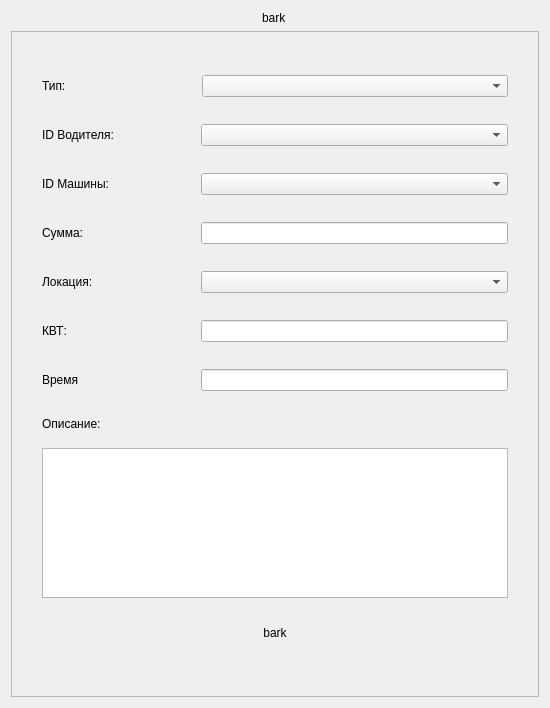
<?xml version="1.0" encoding="UTF-8"?>
<ui version="4.0">
 <class>addupdatewindowEvents</class>
 <widget class="QWidget" name="addupdatewindowEvents">
  <property name="geometry">
   <rect>
    <x>0</x>
    <y>0</y>
    <width>550</width>
    <height>708</height>
   </rect>
  </property>
  <property name="minimumSize">
   <size>
    <width>550</width>
    <height>0</height>
   </size>
  </property>
  <property name="windowTitle">
   <string>ECO TAXI</string>
  </property>
  <layout class="QVBoxLayout" name="verticalLayout_2">
   <item alignment="Qt::AlignHCenter">
    <widget class="QLabel" name="Header">
     <property name="text">
      <string>bark</string>
     </property>
    </widget>
   </item>
   <item>
    <widget class="QFrame" name="frame">
     <property name="minimumSize">
      <size>
       <width>450</width>
       <height>0</height>
      </size>
     </property>
     <property name="frameShape">
      <enum>QFrame::StyledPanel</enum>
     </property>
     <property name="frameShadow">
      <enum>QFrame::Raised</enum>
     </property>
     <layout class="QVBoxLayout" name="verticalLayout">
      <property name="spacing">
       <number>5</number>
      </property>
      <property name="leftMargin">
       <number>30</number>
      </property>
      <property name="topMargin">
       <number>30</number>
      </property>
      <property name="rightMargin">
       <number>30</number>
      </property>
      <property name="bottomMargin">
       <number>30</number>
      </property>
      <item>
       <widget class="QFrame" name="TypeFrame">
        <property name="minimumSize">
         <size>
          <width>0</width>
          <height>40</height>
         </size>
        </property>
        <property name="maximumSize">
         <size>
          <width>16777215</width>
          <height>40</height>
         </size>
        </property>
        <layout class="QHBoxLayout" name="NameLayout" stretch="1,2">
         <property name="spacing">
          <number>7</number>
         </property>
         <property name="leftMargin">
          <number>0</number>
         </property>
         <property name="topMargin">
          <number>0</number>
         </property>
         <property name="rightMargin">
          <number>0</number>
         </property>
         <property name="bottomMargin">
          <number>0</number>
         </property>
         <item>
          <widget class="QLabel" name="TypeLabel">
           <property name="minimumSize">
            <size>
             <width>0</width>
             <height>28</height>
            </size>
           </property>
           <property name="text">
            <string>Тип:</string>
           </property>
          </widget>
         </item>
         <item>
          <widget class="QComboBox" name="TypeBox"/>
         </item>
        </layout>
       </widget>
      </item>
      <item>
       <widget class="QFrame" name="DriverIdFrame">
        <property name="minimumSize">
         <size>
          <width>0</width>
          <height>40</height>
         </size>
        </property>
        <property name="maximumSize">
         <size>
          <width>16777215</width>
          <height>40</height>
         </size>
        </property>
        <layout class="QHBoxLayout" name="TitleLayout" stretch="1,2">
         <property name="leftMargin">
          <number>0</number>
         </property>
         <property name="topMargin">
          <number>0</number>
         </property>
         <property name="rightMargin">
          <number>0</number>
         </property>
         <property name="bottomMargin">
          <number>0</number>
         </property>
         <item>
          <widget class="QLabel" name="DriverIdLabel">
           <property name="minimumSize">
            <size>
             <width>0</width>
             <height>28</height>
            </size>
           </property>
           <property name="text">
            <string>ID Водителя:</string>
           </property>
          </widget>
         </item>
         <item>
          <widget class="QComboBox" name="DriverIdBox"/>
         </item>
        </layout>
       </widget>
      </item>
      <item>
       <widget class="QFrame" name="CarIdFrame">
        <property name="minimumSize">
         <size>
          <width>0</width>
          <height>40</height>
         </size>
        </property>
        <property name="maximumSize">
         <size>
          <width>16777215</width>
          <height>40</height>
         </size>
        </property>
        <layout class="QHBoxLayout" name="IdLayout" stretch="1,2">
         <property name="leftMargin">
          <number>0</number>
         </property>
         <property name="topMargin">
          <number>0</number>
         </property>
         <property name="rightMargin">
          <number>0</number>
         </property>
         <property name="bottomMargin">
          <number>0</number>
         </property>
         <item>
          <widget class="QLabel" name="CarIdLabel">
           <property name="minimumSize">
            <size>
             <width>0</width>
             <height>28</height>
            </size>
           </property>
           <property name="text">
            <string>ID Машины:</string>
           </property>
          </widget>
         </item>
         <item>
          <widget class="QComboBox" name="CarIdBox"/>
         </item>
        </layout>
       </widget>
      </item>
      <item>
       <widget class="QFrame" name="AmountFrame">
        <property name="minimumSize">
         <size>
          <width>0</width>
          <height>40</height>
         </size>
        </property>
        <property name="maximumSize">
         <size>
          <width>16777215</width>
          <height>40</height>
         </size>
        </property>
        <layout class="QHBoxLayout" name="BrandLayout" stretch="1,2">
         <property name="leftMargin">
          <number>0</number>
         </property>
         <property name="topMargin">
          <number>0</number>
         </property>
         <property name="rightMargin">
          <number>0</number>
         </property>
         <property name="bottomMargin">
          <number>0</number>
         </property>
         <item alignment="Qt::AlignVCenter">
          <widget class="QLabel" name="AmountLabel">
           <property name="minimumSize">
            <size>
             <width>0</width>
             <height>28</height>
            </size>
           </property>
           <property name="text">
            <string>Сумма:</string>
           </property>
          </widget>
         </item>
         <item>
          <widget class="QLineEdit" name="AmountEdit"/>
         </item>
        </layout>
       </widget>
      </item>
      <item>
       <widget class="QFrame" name="LocationFrame">
        <property name="minimumSize">
         <size>
          <width>0</width>
          <height>40</height>
         </size>
        </property>
        <property name="maximumSize">
         <size>
          <width>16777215</width>
          <height>40</height>
         </size>
        </property>
        <layout class="QHBoxLayout" name="ModelLayout" stretch="1,2">
         <property name="leftMargin">
          <number>0</number>
         </property>
         <property name="topMargin">
          <number>0</number>
         </property>
         <property name="rightMargin">
          <number>0</number>
         </property>
         <property name="bottomMargin">
          <number>0</number>
         </property>
         <item>
          <widget class="QLabel" name="LocationLabel">
           <property name="minimumSize">
            <size>
             <width>0</width>
             <height>28</height>
            </size>
           </property>
           <property name="text">
            <string>Локация:</string>
           </property>
          </widget>
         </item>
         <item>
          <widget class="QComboBox" name="LocationBox"/>
         </item>
        </layout>
       </widget>
      </item>
      <item>
       <widget class="QFrame" name="KWTFrame">
        <property name="minimumSize">
         <size>
          <width>0</width>
          <height>40</height>
         </size>
        </property>
        <property name="maximumSize">
         <size>
          <width>16777215</width>
          <height>40</height>
         </size>
        </property>
        <layout class="QHBoxLayout" name="LicenseLayout" stretch="1,2">
         <property name="leftMargin">
          <number>0</number>
         </property>
         <property name="topMargin">
          <number>0</number>
         </property>
         <property name="rightMargin">
          <number>0</number>
         </property>
         <property name="bottomMargin">
          <number>0</number>
         </property>
         <item alignment="Qt::AlignVCenter">
          <widget class="QLabel" name="KWTLabel">
           <property name="minimumSize">
            <size>
             <width>0</width>
             <height>28</height>
            </size>
           </property>
           <property name="text">
            <string>КВТ:</string>
           </property>
          </widget>
         </item>
         <item alignment="Qt::AlignVCenter">
          <widget class="QLineEdit" name="KWTEdit"/>
         </item>
        </layout>
       </widget>
      </item>
      <item>
       <widget class="QFrame" name="DurationFrame">
        <property name="minimumSize">
         <size>
          <width>0</width>
          <height>40</height>
         </size>
        </property>
        <property name="maximumSize">
         <size>
          <width>16777215</width>
          <height>40</height>
         </size>
        </property>
        <layout class="QHBoxLayout" name="YearLayout" stretch="1,2">
         <property name="leftMargin">
          <number>0</number>
         </property>
         <property name="topMargin">
          <number>0</number>
         </property>
         <property name="rightMargin">
          <number>0</number>
         </property>
         <property name="bottomMargin">
          <number>0</number>
         </property>
         <item>
          <widget class="QLabel" name="DurationLabel">
           <property name="minimumSize">
            <size>
             <width>0</width>
             <height>28</height>
            </size>
           </property>
           <property name="text">
            <string>Время</string>
           </property>
          </widget>
         </item>
         <item alignment="Qt::AlignVCenter">
          <widget class="QLineEdit" name="DurationEdit"/>
         </item>
        </layout>
       </widget>
      </item>
      <item>
       <widget class="QLabel" name="DescLabel">
        <property name="minimumSize">
         <size>
          <width>0</width>
          <height>30</height>
         </size>
        </property>
        <property name="maximumSize">
         <size>
          <width>16777215</width>
          <height>30</height>
         </size>
        </property>
        <property name="text">
         <string>Описание:</string>
        </property>
       </widget>
      </item>
      <item>
       <widget class="QTextEdit" name="DescEdit">
        <property name="minimumSize">
         <size>
          <width>0</width>
          <height>100</height>
         </size>
        </property>
        <property name="maximumSize">
         <size>
          <width>16777215</width>
          <height>150</height>
         </size>
        </property>
       </widget>
      </item>
      <item alignment="Qt::AlignHCenter">
       <widget class="QPushButton" name="pushButton">
        <property name="minimumSize">
         <size>
          <width>250</width>
          <height>52</height>
         </size>
        </property>
        <property name="styleSheet">
         <string notr="true"/>
        </property>
        <property name="text">
         <string>bark</string>
        </property>
        <property name="flat">
         <bool>true</bool>
        </property>
       </widget>
      </item>
     </layout>
    </widget>
   </item>
  </layout>
 </widget>
 <resources/>
 <connections/>
</ui>
